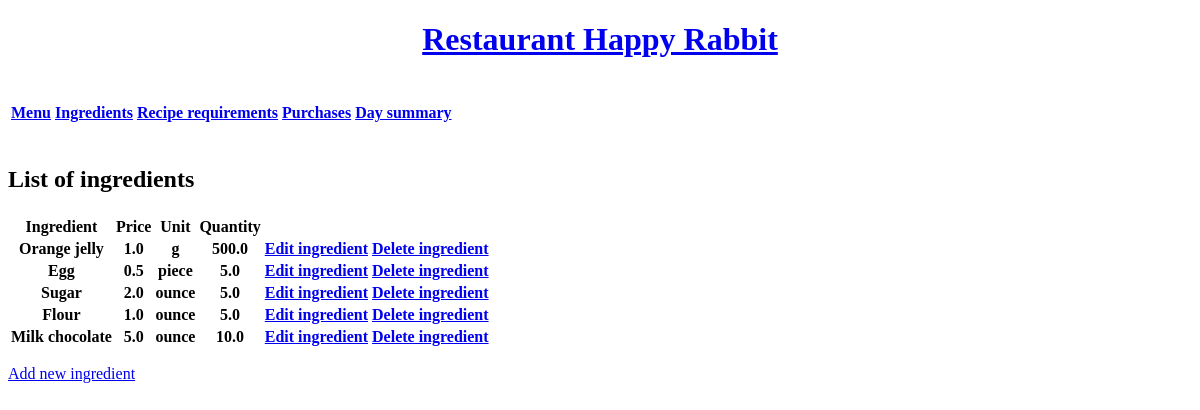
The app's page /ingredients/, older data.
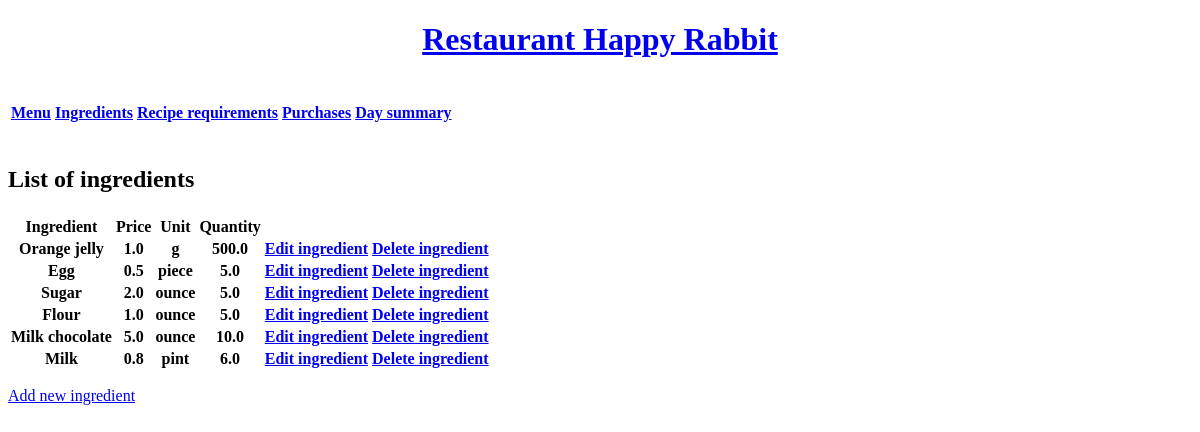
The same page, newer data.
### Inventory/models.py (models this page shows, shortened)
class Ingredient(models.Model):
    ingredient_name = models.CharField(max_length=30)
    unit_price = models.FloatField(default=0.0)
    unit = models.CharField(max_length=10)
    quantity = models.FloatField(default = 0.0)

### Inventory/views.py (the view)
# urls.py: path('ingredients/', views.IngredientsView.as_view(), name='ingredientlist'),
class IngredientsView(ListView):
    model = Ingredient
    template_name = "Inventory/ingredient_list.html"
    def get_context_data(self):
        context = super().get_context_data()
        context['ingredients'] = Ingredient.objects.all()
        return context

### Inventory/templates/Inventory/ingredient_list.html (shortened to what this page needs)
{% extends 'Inventory/base.html' %}
{% load static %}
{% block content %}
<table>
    <tr>
        <h2>List of ingredients</h2>
    </tr>
    <tr>
        <th>Ingredient</th>
        <th>Price</th>
        <th>Unit</th>
        <th>Quantity</th>
    </tr>
    {% for item in ingredients %}
    <tr>
        <th>{{ item.ingredient_name }}</th>
        <th>{{ item.unit_price }}</th>
        <th>{{ item.unit }}</th>
        <th>{{ item.quantity }}</th>
        <th><a href="{% url 'updateingredient' item.id %}">Edit ingredient</a></th>
        <th><a href="{% url 'deleteingredient' item.id %}">Delete ingredient</a></th>
    </tr>
    {% endfor %}
</table>
<p><a href="{% url 'addingredient' %}">Add new ingredient</a></p>
{% endblock %}

Row changes from the older to the newer data that the page shows:
added Ingredient: ingredient_name "Milk", unit_price "0.8", unit "pint", quantity "6.0"
